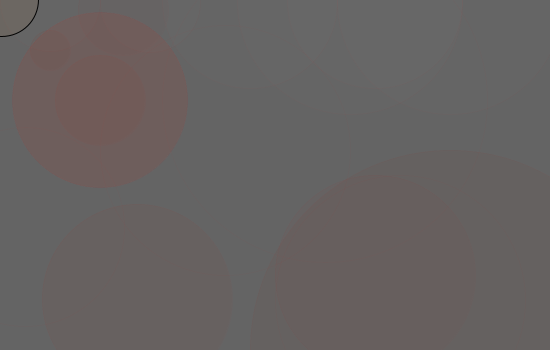
Frame 1 (no input)
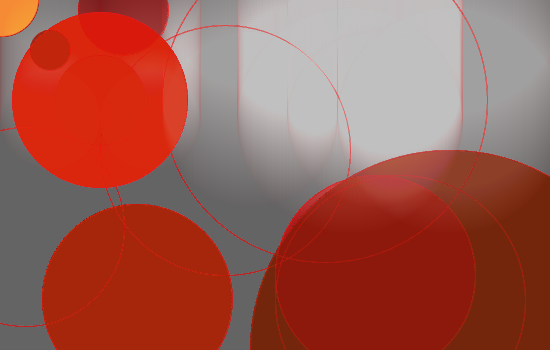
Frame 60 (the mouse pressed at the canvas centre just before this capture)
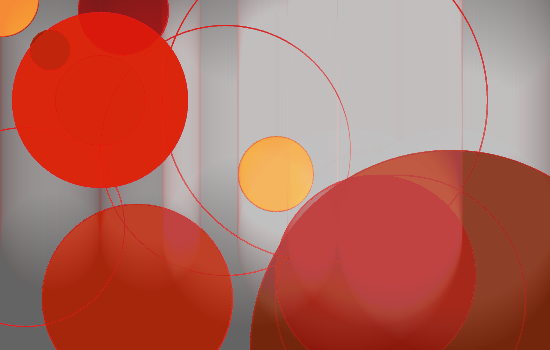
Frame 120 (the mouse held since frame 60 and released just before this capture)

The Processing sketch that drew these frames (run headless with seeded random() and noise(); from frame 60 on, the mouse is pressed at the canvas centre):

// Processing sketch: processing_40821
// ── processing_40821.pde

void setup ( ) {
size (550, 350);
background (100);

A1= 0;
A2= 0;
A3= 0;
}

int A1;
int A2;
int A3;

void draw ( ) {

fill(#FF9933,12);
ellipse (mouseX +1 , mouseY -1, 75, 75);  
  
delay(10);
stroke(255,10,10,5);
fill(220,15, 0, 10);
ellipse(100, 100, 175, 175);
fill(175,15,0,10);
ellipse(100, 100, 90, 90);
fill(125,15,0,10);
ellipse(50, 50, 40, 40);
fill(100,15,0,0);
ellipse(225,150,250,250);
fill(215,15,0,5);
ellipse(375,275,200,200);
fill(100,15,0,0);
ellipse(400,300,250,250);
fill(220,15, 0, 10);
ellipse(100, 100, 175, 175);
fill(175,15,0,10);
ellipse(137, 299, 190, 190);
fill(125,15,0,10);
ellipse(450, 350, 400, 400);
fill(100,15,0,0);
ellipse(25,227,199,199);
fill(165,15,0,5);
ellipse(123,10,90,90);
fill(100,15,0,0);
ellipse(325,100,325,325);


fill(200,2);
ellipse(50,A1 + 1,100,100);
A1 ++;
fill(200,2);
ellipse(150,A1 + 1,100,100);
A1 ++;

fill(200,2);
ellipse(250,A2 + 1,175,175);
A2 ++;
fill(200,2);
ellipse(350,A2 + 1,225,225);
A2 ++;

fill(200,2);
ellipse(375,A3 + 1,175,175);
A3 ++;
fill(200,2);
ellipse(450,A3 + 1,225,225);
A3 ++;

}




void mousePressed(){
  fill(#33FFFF,30); 
  ellipse(mouseX,mouseY,250,250);
}
